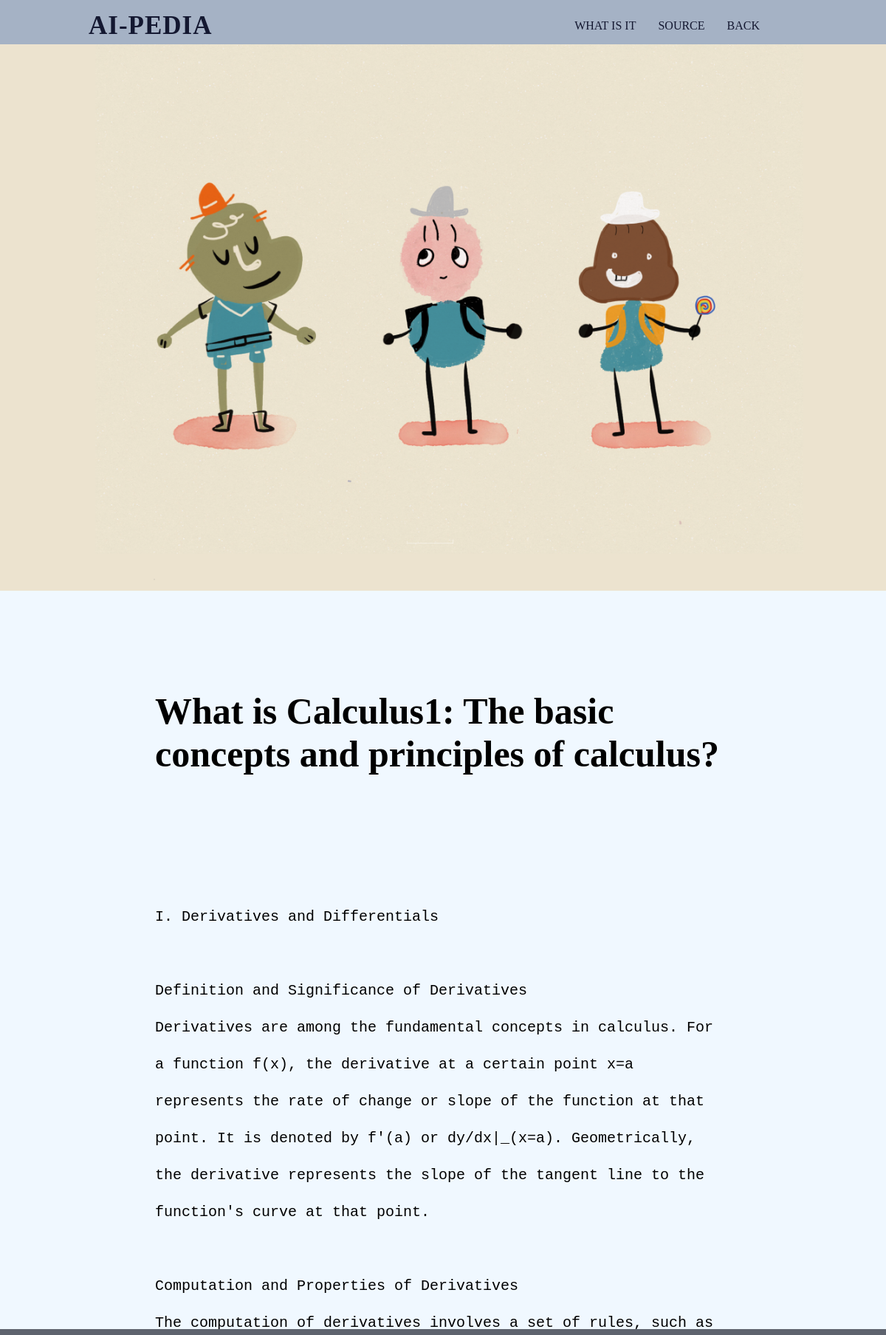
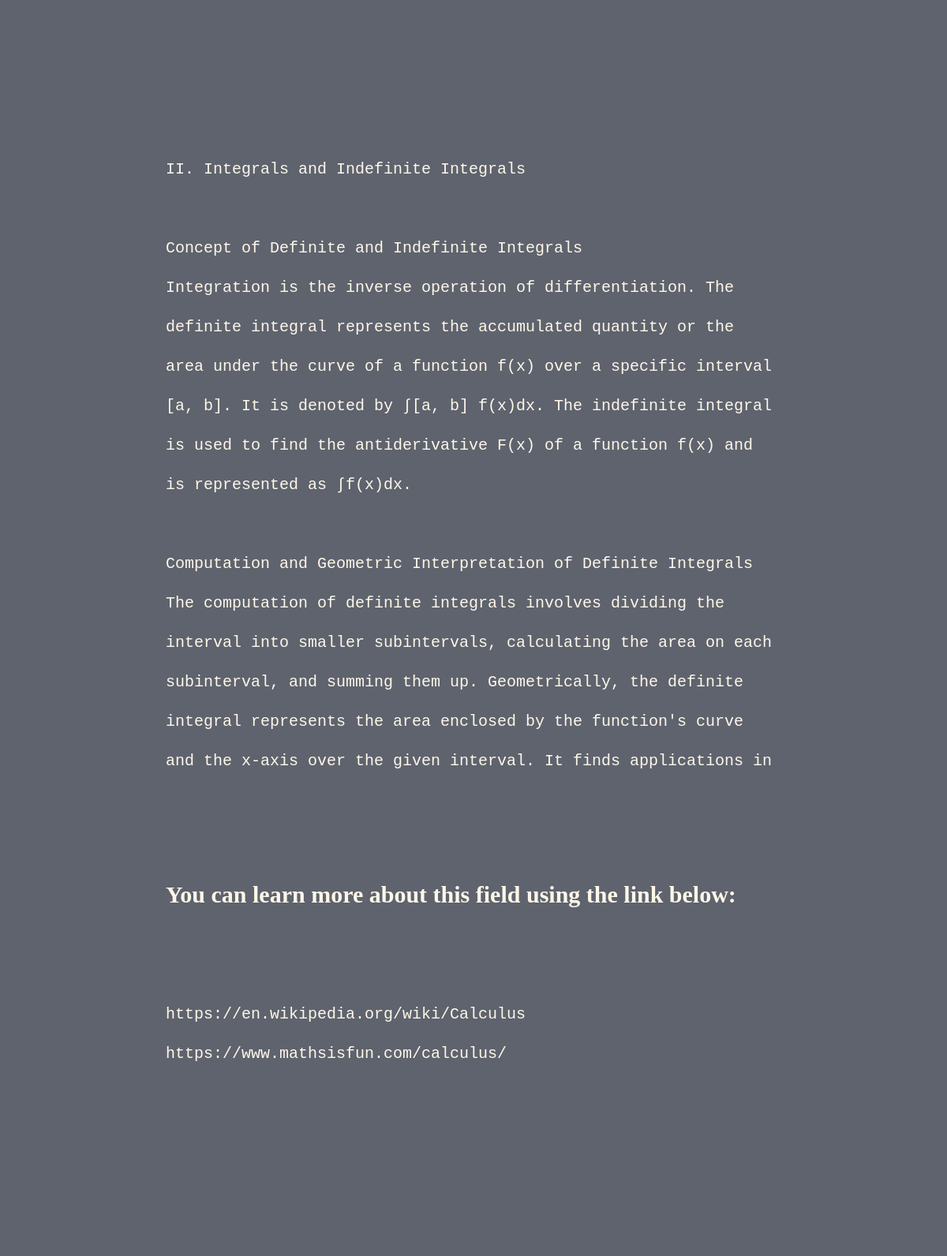
Page /content/all_courses/?id=1 (signed in, upper part) on the committed database (2 pictures, top to bottom).
### content/models.py (models this page shows)
class NewCourses(models.Model):
    title = models.CharField(verbose_name="title", max_length=200)
    level1 = models.CharField(verbose_name="level1", max_length=100)
    level2 = models.CharField(verbose_name="level2", max_length=100)
    contents = models.CharField(verbose_name="what_area", max_length=3000)
    contents1 = models.CharField(verbose_name="what_area", max_length=3000)
    source = models.CharField(verbose_name="source_area", max_length=300, null=True, blank=True)

### content/views.py (the view, shortened to what this page needs)
# urls.py: path('all_courses/',views.all_courses, name='all_courses'),
def all_courses(request):
    content_id = request.GET.get("id")
    content_object = models.NewCourses.objects.filter(id=content_id).first()
    steps = [1, 2, 3, 4, 5]
    print(content_object)
    title = content_object.title
    print(title)
    questions = models.Questions.objects.filter(title=title).first()
    if request.method=="GET":
        return render(request, "content/all_courses.html", {"content_object": content_object,"questions":questions})

### ext/md.py (called while the page is built)
    def process_request(self, request):
        if request.path_info == "/home/":
            return
        if request.path_info == "/users/login/":
            return
        if request.path_info == "/content/courses_list/":
            return
        if request.path_info == "/users/signup/":
            return
        if request.path_info == "/users/success_signup/":
            return
        if request.path_info == "/users/admin_login/":
            return
        user_session = request.session.get('user_session')
        if user_session:
            request.user_session = user_session
            return
        return redirect("/users/login/")

### templates/content/all_courses.html (shortened to what this page needs)
{% load static %}
<!DOCTYPE html>
<html lang="en">
<head>
    <link rel="stylesheet" href="https://cdnjs.cloudflare.com/ajax/libs/OwlCarousel2/2.3.4/assets/owl.carousel.min.css">
    <link rel = "stylesheet" href="{% static 'css/content_style.css' %}">
    <link rel="stylesheet" href="{% static 'css/content_box.css' %}">
</head>
<body>
    <div class="navbar">
        <a href="/content/courses_list" class="logo">AI-PEDIA</a>
        <ul class="nav">
            <li><a href="#what">What is it</a> </li>
            <li><a href="#play">Source</a> </li>
            <li><a href="/content/all_courses_list">Back</a> </li>
        </ul>
    </div>
    <div class="banner-area" id="home">
        <div id="character-A"></div>
        <div id="character-B"></div>
        <div id="character-C"></div>
    </div>
    <div class="what-area" id="what">
        <div class="text-part">
            <h1>What is {{content_object.title}}?</h1>
<div class="content-box">
                <pre class="content-box" >
                    <p>
{{content_object.contents }}
                  </p>
                </pre>
</div>
        </div>
    </div>
    <div class="how-area" id="how">
        <div class="text-part">
            <pre class="content-box" >
                <p>
{{content_object.contents1 }}
                </p>
            </pre>
        </div>
    </div>
    <div class="play-area" id="play">
        <div class="text-part">
            <h2>You can learn more about this field using the link below:</h2>
            <pre class="content-box" >
            <p>
{{content_object.source }}
            </p>
            </pre>
        </div>
    </div>
</body>
</html>

### static/css/content_style.css (style rules this page uses)
body { margin: 0; padding: 0; font-family: Poppins; }
.navbar { position: fixed; display: flex; justify-content: center; align-items: center; flex-direction: row; flex-wrap: wrap; background-color: #a5b2c5; width: 100%; height: 60px; z-index: 999999; }
.nav { display: flex; justify-content: center; list-style: none; margin-right: 13%; }
.logo { flex: 1 1 auto; margin-left: 10%; text-transform: uppercase; letter-spacing: 1px; font-weight: bold; font-size: 35px; font-family: Algerian; }
a { margin: 15px; color: #141831; text-decoration: lightsteelblue; text-transform: uppercase; }
.banner-area { position: relative; background-image: url("../image/spacy_back.png"); width: 100%; height: 100vh; background-repeat: no-repeat; -webkit-background-size: cover; background-size: cover; }
.what-area,.how-area,.try-area,.play-area { position: relative; display: flex; justify-content: space-around; align-items: center; flex-wrap: wrap; flex-direction: row; width: 100%; height: 1000px; overflow: auto; }
.text-part { width: 65%; height: 80%; align-items: center; }
h1 { font-size: 50px; font-family: Algerian; }
h2 { font-size: 30px; }
p { font-size: 20px; line-height: 50px; }
.what-area, .try-area { background: aliceblue; }
.how-area, .play-area { background: #5e636e; color: #fff7e8; }
html { scroll-behavior: smooth; }
#character-A,#character-B,#character-C { position: absolute; top: 250px; width: 200px; height: 400px; animation: speak 2s infinite; }
#character-A { left: 240px; }
#character-B { left: 520px; }
#character-C { left: 800px; }

### static/css/content_box.css (style rules this page uses)
.content-box { white-space: pre-wrap; }

### rows in the picture
NewCourses: title "Calculus1: The basic concepts and principles of calculus", contents "I. Derivatives and Differentials Definition and Significance of Derivatives Derivatives are among the fundamental concepts in calculus. For a function f(x), the derivative at a certain point x=a represents the rate of change or slope of the function at that point. It is denoted by f'(a) or dy/dx|_(x=a). Geometrically, the derivative represents the slope of the tangent line to the function's curve at that point. Computation and Properties of Derivatives The computation of derivatives involves a set of rules, such as…", contents1 "II. Integrals and Indefinite Integrals Concept of Definite and Indefinite Integrals Integration is the inverse operation of differentiation. The definite integral represents the accumulated quantity or the area under the curve of a function f(x) over a specific interval [a, b]. It is denoted by ∫[a, b] f(x)dx. The indefinite integral is used to find the antiderivative F(x) of a function f(x) and is represented as ∫f(x)dx. Computation and Geometric Interpretation of Definite Integrals The computation of definite integrals involves dividing the interval into smaller subintervals, calculating the area on each subinterval, and summing them up. Geometrically, the definite integral represents the…", source "https://en.wikipedia.org/wiki/Calculus https://www.mathsisfun.com/calculus/"
